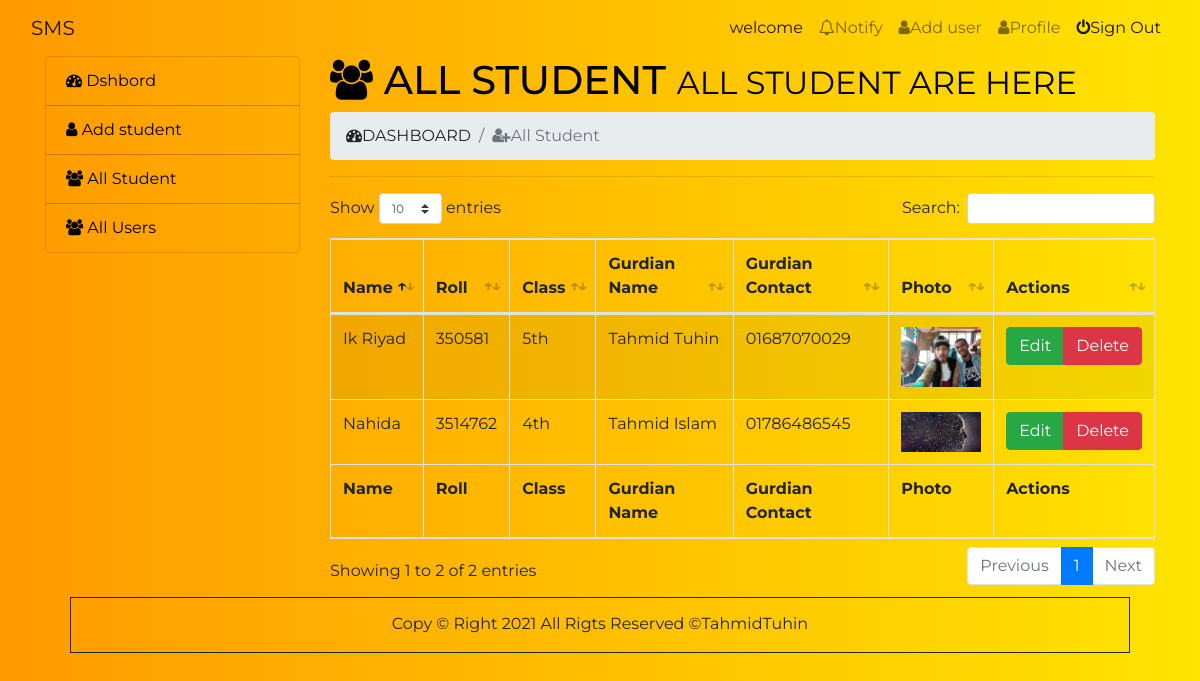
Page /admin/index.php?page=all-student (signed in) on the committed database.
### tables this page shows
CREATE TABLE `student_info` (
  `student_id` int(11) NOT NULL,
  `name` varchar(100) NOT NULL,
  `roll` int(8) NOT NULL,
  `class` varchar(20) NOT NULL,
  `gurdian_name` varchar(100) NOT NULL,
  `gurdian_contact` varchar(20) NOT NULL,
  `address` varchar(150) NOT NULL,
  `photo` varchar(100) NOT NULL
);

### admin/all-student.php (the view)
<h1><i class="fa fa-users"></i> All Student <small>All Student are here</small></h1>
<nav aria-label="breadcrumb">
	<ol class="breadcrumb">
		<li class="breadcrumb-item" aria-current="page"><i class="fa fa-dashboard"></i>DASHBOARD</li>
		<li class="breadcrumb-item active" aria-current="page"><i class="fa fa-user-plus"></i>All Student</li>
	</ol>
</nav>
<hr>
<div class="table-responsive">
	<table id="example" class="table table-striped table-bordered" style="width:100%">
		<thead>
			<tr>
				<th>Name</th>
				<th>Roll</th>
				<th>Class</th>
				<th>Gurdian Name</th>
				<th>Gurdian Contact</th>
				<th>Photo</th>
				<th>Actions</th>
			</tr>
		</thead>
		<tbody>
			<?php
				$query = $dbconnect->query("SELECT * FROM student_info");
				if ($query) {
			while ($s_data = $query->fetch_assoc()) { ?>
			<tr>
				<td><?=ucfirst($s_data['name']) ?></td>
				<td><?=$s_data['roll']?></td>
				<td><?=$s_data['class']?></td>
				<td><?=$s_data['gurdian_name']?></td>
				<td><?=$s_data['gurdian_contact']?></td>
				<td><img src="../student-image/<?=$s_data['photo']?>" alt="" style="width: 80px"></td>
				<td calspan="2">
					<div class="btn-group">
						<a class="btn btn-xs btn-success" href="index.php?page=update&edit=<?=$s_data['student_id']?>">Edit</a>
						<a class="btn btn-xs btn-danger" href="delete.php?delete=<?=$s_data['student_id']?>">Delete</a>
					</div>
				</td>
			</tr>
			<?php
						}
					}
			?>
		</tbody>
		<tfoot>
		<tr>
			<th>Name</th>
			<th>Roll</th>
			<th>Class</th>
			<th>Gurdian Name</th>
			<th>Gurdian Contact</th>
			<th>Photo</th>
			<th>Actions</th>
		</tr>
		</tfoot>
	</table>
</div>

### css/style.css (style rules this page uses)
* { margin: 0; padding: 0; }
body { background-image: linear-gradient(to right , #FF9A00, #FFE400); font-family: 'Montserrat', sans-serif; }
.content h1 { text-transform: uppercase; color: black; }

### rows in the picture
student_info: name "Ik Riyad", roll "350581", class "5th", gurdian_name "Tahmid Tuhin", gurdian_contact "01687070029", photo (picture)
student_info: name "Nahida", roll "3514762", class "4th", gurdian_name "Tahmid Islam", gurdian_contact "01786486545", photo (picture)
